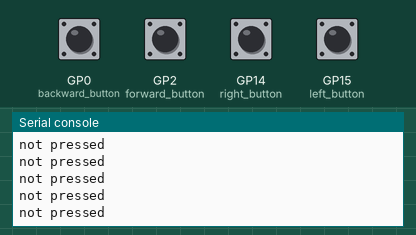
The program below on a simulated Raspberry Pi Pico running MicroPython. On the bench: the last lines printed to the serial console. Inputs (shaded band) come from the test bench; at power-on: GP0 (backward_button), GP2 (forward_button), GP14 (right_button), GP15 (left_button) HIGH.

Above: at 1.2 s.
1.3 s: GP0 (backward_button) pulled LOW for 0.15 s
At 1.43 s:
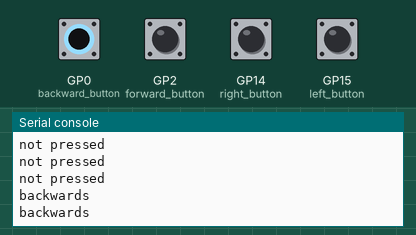
2.9 s: GP2 (forward_button) pulled LOW for 0.15 s
At 2.93 s:
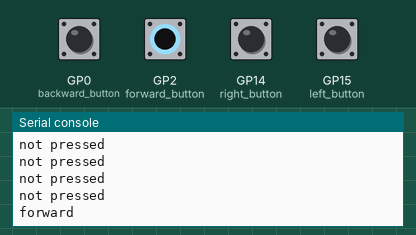
4.5 s: GP14 (right_button) pulled LOW for 0.15 s
At 4.53 s:
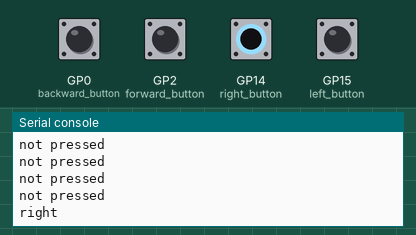
6.1 s: GP15 (left_button) pulled LOW for 0.15 s
At 6.14 s:
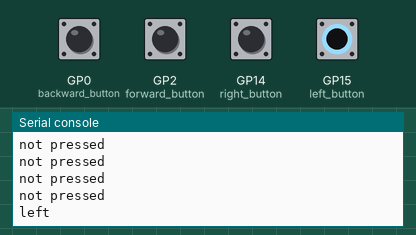

The program:

test-pcb.py
```python
from time import sleep
from picozero import Button

backward_button = Button(0)
forward_button = Button(2)
left_button = Button(15)
right_button = Button(14)

while True:
    if backward_button.is_pressed:
        print("backwards")
    elif forward_button.is_pressed:
        print("forward")
    elif left_button.is_pressed:
        print("left")
    elif right_button.is_pressed:
        print("right")
    else:
        print("not pressed")
    sleep(0.1)
```

Measured:
- after the input at 1.3 s, the serial console: prints a new line at once (image 1)
- after the input at 2.9 s, the serial console: prints a new line at once (image 2)
- after the input at 4.5 s, the serial console: prints a new line at once (image 3)
- after the input at 6.1 s, the serial console: prints a new line at once (image 4)
